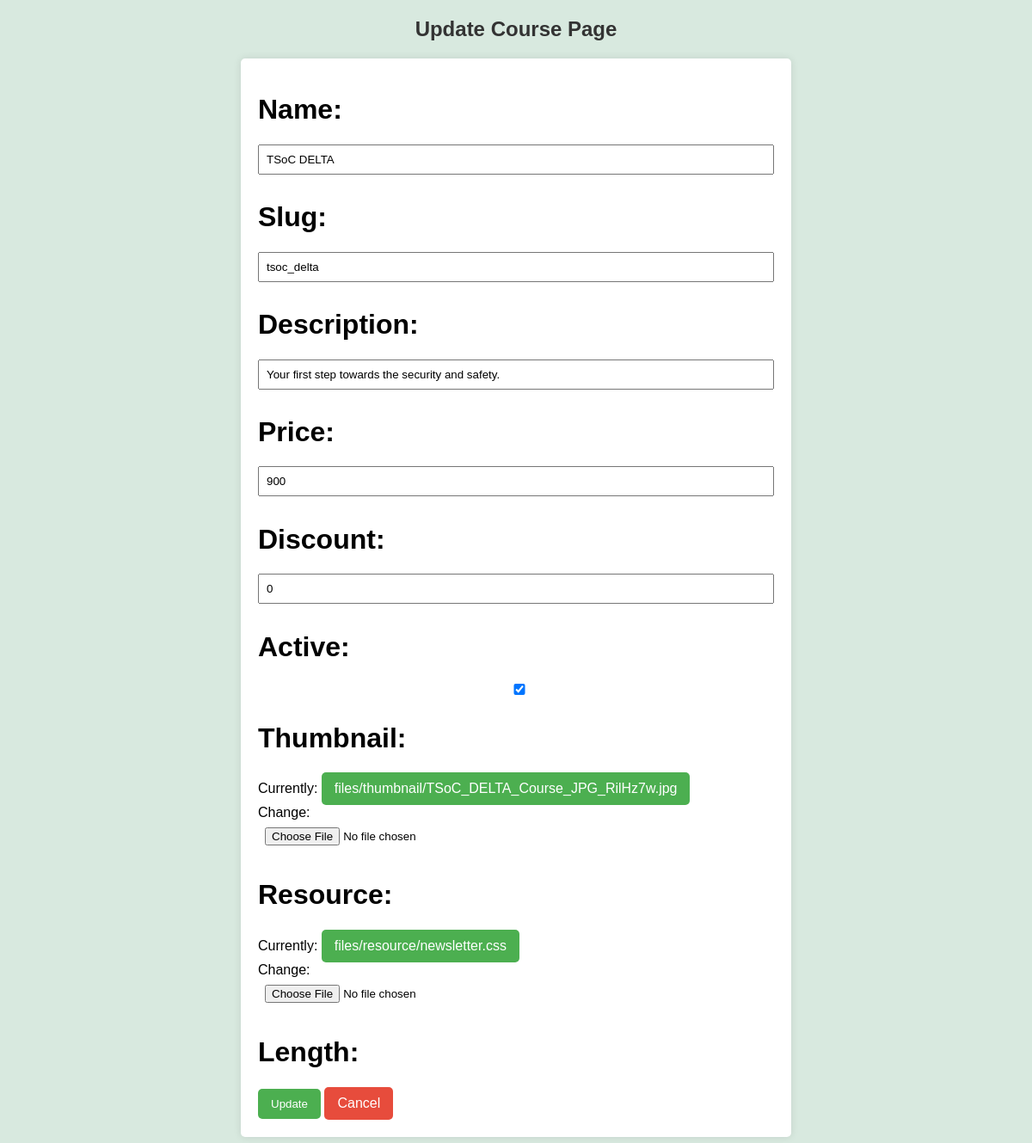
Page /updatecoursepage/1/ on the committed database.
### tango/models.py (models this page shows, shortened)
class Course(models.Model):
    name = models.CharField(max_length=40,null=True)
    slug = models.CharField(max_length=40,null=True)
    description = models.CharField(max_length=300,null=True)
    price = models.IntegerField(null=True)
    discount = models.IntegerField(null=True,default=0)
    active = models.BooleanField(default=False)
    thumbnail = models.ImageField(upload_to='files/thumbnail/')
    date = models.DateTimeField(auto_now_add=True)
    resource = models.FileField(upload_to='files/resource/')
    time_to_complete = models.CharField(max_length=50,null=True)
    numbers_of_chapter = models.IntegerField(null=True)
    requirement_to_complete = models.CharField(max_length=100,null=True)
    language = models.CharField(max_length=100,null=True)

### tango/views.py (the view)
# urls.py: path('updatecoursepage/<int:pk>/',views.UpdateCoursePage,name='updatecoursepage'),
def UpdateCoursePage(request,pk):
    course = Course.objects.get(id=pk)
    form = CourseForm(instance=course)
    if request.method == 'POST':
        form = CourseForm(request.POST, request.FILES, instance=course)
        if form.is_valid():
            form.save()
            return redirect('coursepage')
    context = {'form':form}
    return render(request,'tango/admin/updatecourse.html',context)

### tango/forms.py (shortened to what this page needs)
class CourseForm(forms.ModelForm):
    class Meta:
        model = Course
        fields = '__all__'

### tango/templates/tango/admin/updatecourse.html (shortened to what this page needs)
<!DOCTYPE html>
<html lang="en">
<head>
</head>
<body>
    <h2>Update Course Page</h2>
    <form method="post" enctype="multipart/form-data">
        <label for="name"><h1>Name:</h1></label>
        {{ form.name }}
        <label for="slug"><h1>Slug:</h1></label>
        {{ form.slug }}
        <label for="description"><h1>Description:</h1></label>
        {{ form.description }}
        <label for="price"><h1>Price:</h1></label>
        {{ form.price }}
        <label for="discount"><h1>Discount:</h1></label>
        {{ form.discount }}
        <label for="active"><h1>Active:</h1></label>
        {{ form.active }}
        <label for="thumbnail"><h1>Thumbnail:</h1></label>
        {{ form.thumbnail }}
        <label for="resource"><h1>Resource:</h1></label>
        {{ form.resource }}
        <label for="length"><h1>Length:</h1></label>
        <button type="submit">Update</button>
        <a href="{% url 'coursepage' %}" class="cancel-button">Cancel</a>
    </form>
</body>
</html>

### tango/templates/tango/admin/updatecourse.html (style rules this page uses)
body { font-family: Arial, sans-serif; background-color: #d8e9df; margin: 20px; }
form { max-width: 600px; margin: 0 auto; background: #fff; padding: 20px; border-radius: 5px; box-shadow: 0 0 10px rgba(0, 0, 0, 0.1); }
h2 { text-align: center; color: #333; }
label { display: block; margin-bottom: 8px; }
input, select { width: 100%; padding: 8px; margin-bottom: 10px; box-sizing: border-box; }
button, a { display: inline-block; background-color: #4caf50; color: #fff; padding: 10px 15px; border: none; border-radius: 5px; cursor: pointer; text-decoration: none; }
.cancel-button { background-color: #e74c3c; margin-right: 10px; }

### rows in the picture
Course: name "TSoC DELTA", slug "tsoc_delta", description "Your first step towards the security and safety.", price "900", discount "0", active "☑"
